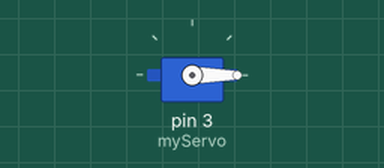
Recording of a sketch running on a simulated Arduino Uno, built with avr-gcc and run on an emulated ATmega328P. Parts: servo.

Above: at 0.05 s.
At 2.9 s:
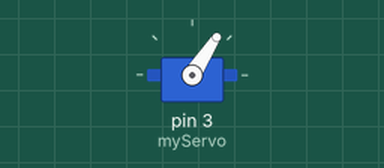
At 5.8 s:
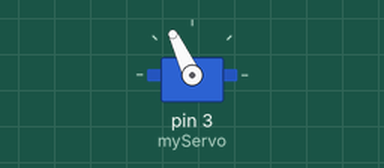
At 11.6 s:
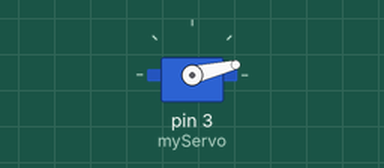
Timing chart, 0 to 15.3 s (numbered marks = the images above):
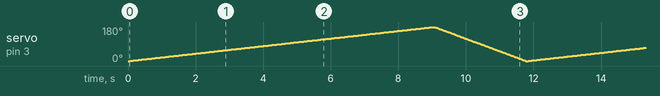

The sketch:

Servo_Using_Library_Demo.ino
```cpp
#include <Servo.h>

Servo myServo;  // Create a servo object

void setup() {
  myServo.attach(3); // Attaches the servo on pin 3 to the servo object
}

void loop() {
  for (int pos = 0; pos <= 180; pos += 1) { // goes from 0 degrees to 180 degrees
    myServo.write(pos); // tell servo to go to position in variable 'pos'
    delay(50);          // waits 15ms for the servo to reach the position
  }
  for (int pos = 180; pos >= 0; pos -= 1) { // goes from 180 degrees to 0 degrees
    myServo.write(pos); // tell servo to go to position in variable 'pos'
    delay(15);          // waits 15ms for the servo to reach the position
  }
}
```
